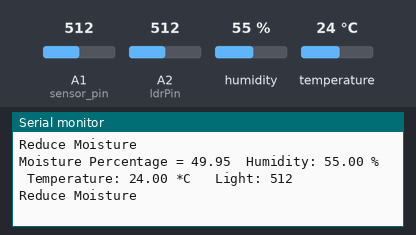
Bench run of a sketch on a simulated Arduino Uno, built with avr-gcc and run on an emulated ATmega328P. Shown: the last lines printed to the serial monitor. The inputs (shaded band) are chosen by the test bench; at power-on: A1 (sensor_pin) = 512, humidity 55 %, A2 (ldrPin) = 512, temperature 24 °C.

Above: at 2.8 s.
2.9 s: A1 (sensor_pin) set to 602
At 4.6 s:
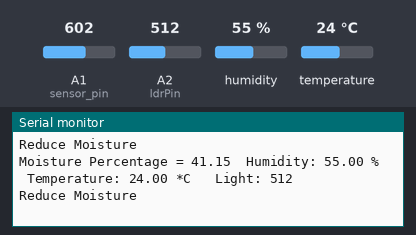
5.6 s: A1 (sensor_pin) set to 631
At 7.5 s:
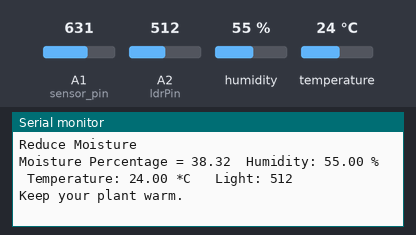
9.7 s: humidity set to 51 %
At 11.3 s:
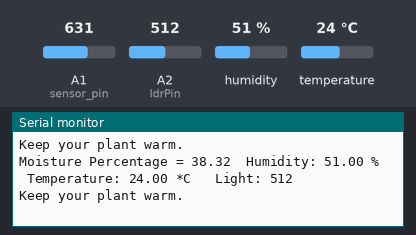
12.4 s: humidity set to 48 %
At 15.1 s:
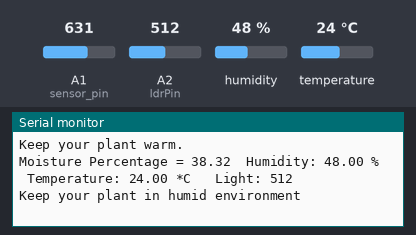
Timing chart, 0 to 16.6 s (numbered marks = the images above; inputs shaded):
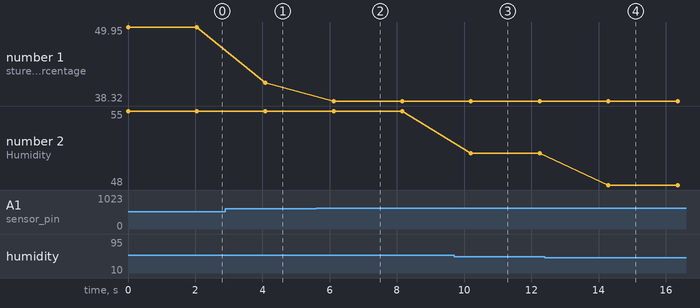

The sketch:

sketch_apr13a.ino
```cpp
const int sensor_pin = A1;/* Soil moisture sensor O/P pin */
#include "DHT.h"
#define DHTPIN 2
#define DHTTYPE DHT22 // DHT 22 (AM2302), AM2321
DHT dht(DHTPIN, DHTTYPE);
const int ldrPin = A2;

void setup() {
  Serial.begin(9600);/* Define baud rate for serial communication */
  pinMode(ldrPin, INPUT);
  dht.begin();
}

void loop() {
  int ldrStatus = analogRead(ldrPin);
  float humidity = dht.readHumidity(); // for reading Humidity

  float temperature = dht.readTemperature(); //for reading Temperature
  float moisture_percentage;
  int sensor_analog;
  sensor_analog = analogRead(sensor_pin);
  moisture_percentage = ( 100 - ( (sensor_analog/1023.00) * 100 ) );
  Serial.print("Moisture Percentage = ");
  Serial.print(moisture_percentage);
  Serial.print("\t");
  Serial.print ("Humidity: ");
  Serial.print (humidity);
  Serial.print (" %\t");
  Serial.print ("Temperature: ");
  Serial.print (temperature);
  Serial.print (" *C\t ");
  Serial.print ("Light: ");
  Serial.print (ldrStatus);
  if(moisture_percentage < 40 && humidity > 50 && humidity < 70 && temperature > 25 && temperature < 35 && ldrStatus > 100 && ldrStatus < 150 ){
    delay(2000); //wait for few seconds between measurements
    Serial.print ("Plant is Healthy");
  }
  else if (moisture_percentage > 40){
    Serial.print("\nReduce Moisture");
    delay(2000);
  }
  else if (humidity < 50){
    Serial.print ("\nKeep your plant in humid environment");
    delay(2000);
  }
  else if (humidity > 70){
    Serial.print("\nKeep your plant inside home");
    delay(2000);
  }
  else if (temperature < 25){
    Serial.print("\nKeep your plant warm.");
    delay(2000);
  }
  else if (temperature > 35){
    Serial.print("\nKeep your Plant in home");
    delay(2000);
  }
  else if (ldrStatus < 100) {
    Serial.print("Keep your plant in Sunlight\n");
  }
  else if (ldrStatus > 180) {
    Serial.print("Keep your plant in Shade");
  };
  Serial.print("\n\n");
}
```

Measured:
- the behaviour switches between 613 and 614 on A1 (sensor_pin) (found by bisection; images 1 and 2)
- the behaviour switches between 50 and 49 % on humidity (found by bisection; images 3 and 4)
- after the input at 2.9 s, the serial monitor: prints a new line after 1.2 s (image 1)
- after the input at 5.6 s, the serial monitor: prints a new line after 0.52 s (image 2)
- after the input at 9.7 s, the serial monitor: prints a new line after 0.50 s (image 3)
- after the input at 12.4 s, the serial monitor: prints a new line after 1.9 s (image 4)
- plotted number 1: 49.95 → 41.15 after the input at 2.9 s, 41.15 → 38.32 after the input at 5.6 s
- plotted number 2: 55 → 51 after the input at 9.7 s, 51 → 48 after the input at 12.4 s
